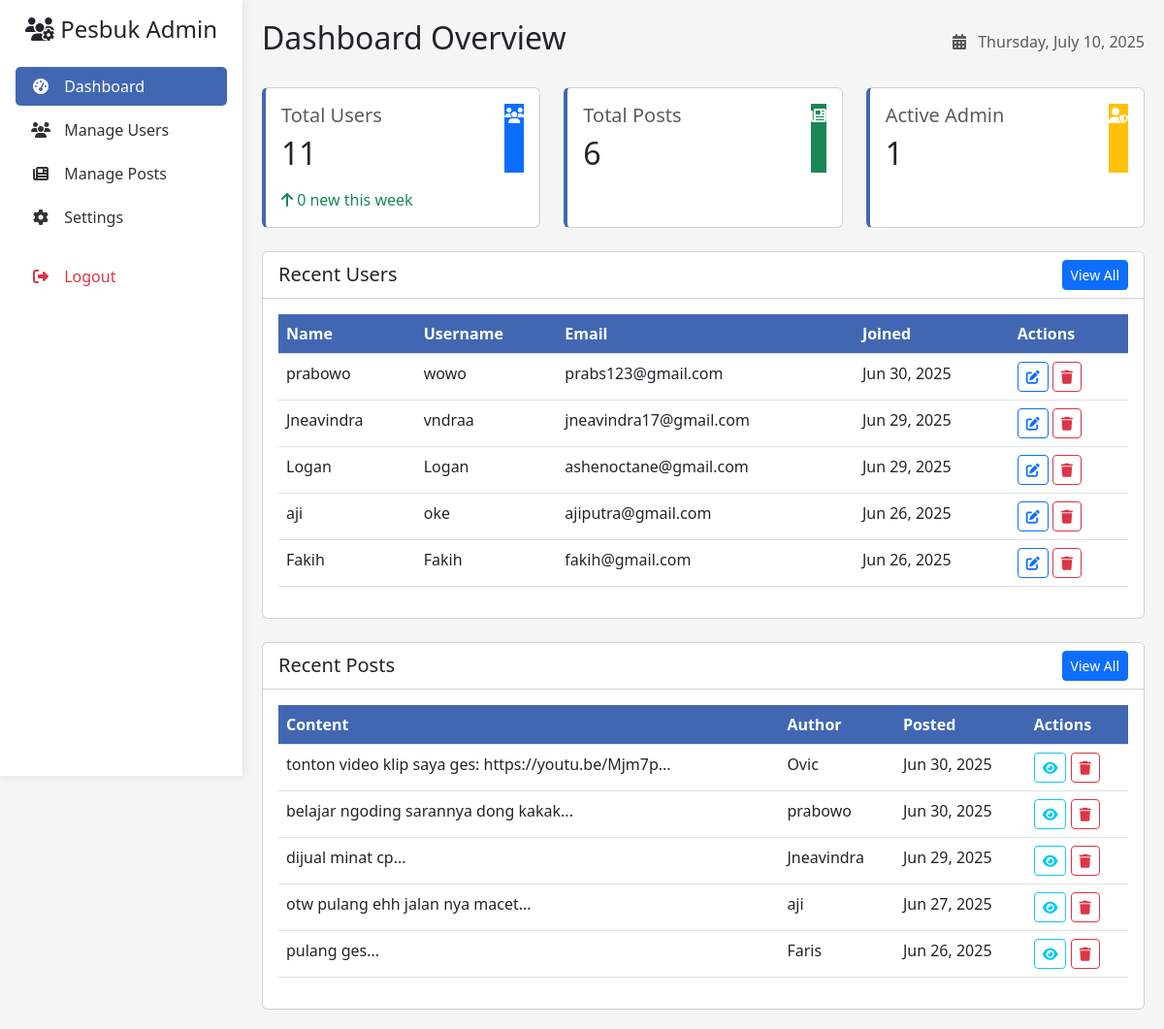
Page /admin/dashboard.php (signed in) on the committed database.
### tables this page shows
CREATE TABLE `users` (
  `id` int(11) NOT NULL,
  `name` varchar(100) NOT NULL,
  `username` varchar(50) NOT NULL,
  `email` varchar(100) NOT NULL,
  `photo` varchar(255) DEFAULT NULL,
  `password` varchar(255) NOT NULL,
  `full_name` varchar(100) DEFAULT NULL,
  `profile_picture` varchar(255) DEFAULT NULL,
  `bio` text DEFAULT NULL,
  `created_at` datetime DEFAULT current_timestamp(),
  `birthdate` date DEFAULT NULL,
  `work` varchar(255) DEFAULT NULL,
  `address` varchar(255) DEFAULT NULL,
  `last_active` datetime DEFAULT current_timestamp()
);

CREATE TABLE `posts` (
  `id` int(11) NOT NULL,
  `user_id` int(11) NOT NULL,
  `content` text DEFAULT NULL,
  `image` varchar(255) DEFAULT NULL,
  `created_at` datetime DEFAULT current_timestamp(),
  `photo` varchar(255) DEFAULT NULL
);

### admin/dashboard.php (the view, shortened to what this page needs)
<?php
require_once("auth_admin.php");
$stmt = $db->prepare("SELECT COUNT(*) FROM users");
$stmt->execute();
$total_users = $stmt->fetchColumn();
$stmt = $db->prepare("SELECT COUNT(*) FROM posts");
$stmt->execute();
$total_posts = $stmt->fetchColumn();
$stmt = $db->prepare("SELECT COUNT(*) FROM users WHERE created_at >= DATE_SUB(NOW(), INTERVAL 7 DAY)");
$stmt->execute();
$new_users = $stmt->fetchColumn();
$stmt = $db->prepare("SELECT * FROM users ORDER BY created_at DESC LIMIT 5");
$stmt->execute();
$recent_users = $stmt->fetchAll(PDO::FETCH_ASSOC);
$stmt = $db->prepare("
    SELECT p.*, u.name, u.username
    FROM posts p
    JOIN users u ON p.user_id = u.id
    ORDER BY p.created_at DESC
    LIMIT 5
");
$stmt->execute();
$recent_posts = $stmt->fetchAll(PDO::FETCH_ASSOC);
?>
<!DOCTYPE html>
<html lang="en">
<head>
    <link rel="stylesheet" href="https://cdn.jsdelivr.net/npm/bootstrap@5.3.0/dist/css/bootstrap.min.css">
    <link rel="stylesheet" href="https://cdnjs.cloudflare.com/ajax/libs/font-awesome/6.4.0/css/all.min.css">
</head>
<body>
    <div class="sidebar p-3">
        <h4 class="text-center mb-4">
            <i class="fas fa-users-cog"></i> Pesbuk Admin
        </h4>
        <ul class="nav flex-column">
            <li class="nav-item">
                <a class="nav-link active" href="dashboard.php">
                    <i class="fas fa-tachometer-alt"></i> Dashboard
                </a>
            </li>
            <li class="nav-item">
                <a class="nav-link" href="users.php">
                    <i class="fas fa-users"></i> Manage Users
                </a>
            </li>
            <li class="nav-item">
                <a class="nav-link" href="posts.php">
                    <i class="fas fa-newspaper"></i> Manage Posts
                </a>
            </li>
            <li class="nav-item">
                <a class="nav-link" href="settings.php">
                    <i class="fas fa-cog"></i> Settings
                </a>
            </li>
            <li class="nav-item mt-3">
                <a class="nav-link text-danger" href="logout.php">
                    <i class="fas fa-sign-out-alt"></i> Logout
                </a>
            </li>
        </ul>
    </div>
    <div class="main-content">
        <div class="d-flex justify-content-between align-items-center mb-4">
            <h2>Dashboard Overview</h2>
            <div class="text-muted">
                <i class="fas fa-calendar-alt me-2"></i> <?php echo date('l, F j, Y'); ?>
            </div>
        </div>
        <div class="row mb-4">
            <div class="col-md-4">
                <div class="card card-stat h-100">
                    <div class="card-body">
                        <div class="d-flex justify-content-between">
                            <div>
                                <h5 class="card-title text-muted">Total Users</h5>
                                <h2 class="mb-0"><?php echo $total_users; ?></h2>
                            </div>
                            <div class="icon-circle bg-primary text-white">
                                <i class="fas fa-users"></i>
                            </div>
                        </div>
                        <div class="mt-3">
                            <span class="text-success">
                                <i class="fas fa-arrow-up"></i> <?php echo $new_users; ?> new this week
                            </span>
                        </div>
                    </div>
                </div>
            </div>
            <div class="col-md-4">
                <div class="card card-stat h-100">
                    <div class="card-body">
                        <div class="d-flex justify-content-between">
                            <div>
                                <h5 class="card-title text-muted">Total Posts</h5>
                                <h2 class="mb-0"><?php echo $total_posts; ?></h2>
                            </div>
                            <div class="icon-circle bg-success text-white">
                                <i class="fas fa-newspaper"></i>
                            </div>
                        </div>
                    </div>
                </div>
            </div>
            <div class="col-md-4">
                <div class="card card-stat h-100">
                    <div class="card-body">
                        <div class="d-flex justify-content-between">
                            <div>
                                <h5 class="card-title text-muted">Active Admin</h5>
                                <h2 class="mb-0">1</h2>
                            </div>
                            <div class="icon-circle bg-warning text-white">
                                <i class="fas fa-user-shield"></i>
                            </div>
                        </div>
                    </div>
                </div>
            </div>
        </div>
        <div class="card mb-4">
            <div class="card-header bg-white d-flex justify-content-between align-items-center">
                <h5 class="mb-0">Recent Users</h5>
                <a href="users.php" class="btn btn-sm btn-primary">View All</a>
            </div>
            <div class="card-body">
                <div class="table-responsive">
                    <table class="table table-hover">
                        <thead>
                            <tr>
                                <th>Name</th>
                                <th>Username</th>
                                <th>Email</th>
                                <th>Joined</th>
                                <th>Actions</th>
                            </tr>
                        </thead>
                        <tbody>
                            <?php foreach($recent_users as $user): ?>
                            <tr>
                                <td><?php echo htmlspecialchars($user['name']); ?></td>
                                <td><?php echo htmlspecialchars($user['username']); ?></td>
                                <td><?php echo htmlspecialchars($user['email']); ?></td>
                                <td><?php echo date('M j, Y', strtotime($user['created_at'])); ?></td>
                                <td>
                                    <a href="user_edit.php?id=<?php echo $user['id']; ?>" class="btn btn-sm btn-outline-primary">
                                        <i class="fas fa-edit"></i>
                                    </a>
                                    <a href="user_delete.php?id=<?php echo $user['id']; ?>" class="btn btn-sm btn-outline-danger" onclick="return confirm('Are you sure?')">
                                        <i class="fas fa-trash"></i>
                                    </a>
                                </td>
                            </tr>
                            <?php endforeach; ?>
                        </tbody>
                    </table>
                </div>
            </div>
        </div>
        <div class="card">
            <div class="card-header bg-white d-flex justify-content-between align-items-center">
                <h5 class="mb-0">Recent Posts</h5>
                <a href="posts.php" class="btn btn-sm btn-primary">View All</a>
            </div>
            <div class="card-body">
                <div class="table-responsive">
                    <table class="table table-hover">
                        <thead>
                            <tr>
                                <th>Content</th>
                                <th>Author</th>
                                <th>Posted</th>
                                <th>Actions</th>
                            </tr>
                        </thead>
                        <tbody>
                            <?php foreach($recent_posts as $post): ?>
                            <tr>
                                <td><?php echo substr(htmlspecialchars($post['content']), 0, 50); ?>...</td>
                                <td><?php echo htmlspecialchars($post['name']); ?></td>
                                <td><?php echo date('M j, Y', strtotime($post['created_at'])); ?></td>
                                <td>
                                    <a href="post_view.php?id=<?php echo $post['id']; ?>" class="btn btn-sm btn-outline-info">
                                        <i class="fas fa-eye"></i>
                                    </a>
                                    <a href="post_delete.php?id=<?php echo $post['id']; ?>" class="btn btn-sm btn-outline-danger" onclick="return confirm('Are you sure?')">
                                        <i class="fas fa-trash"></i>
                                    </a>
                                </td>
                            </tr>
                            <?php endforeach; ?>
                        </tbody>
                    </table>
                </div>
            </div>
        </div>
    </div>
</body>
</html>

### admin/dashboard.php (style rules this page uses)
:root { --primary-color: #4267B2; --secondary-color: #f8f9fa; }
body { background-color: #f5f5f5; }
.sidebar { background-color: white; min-height: 100vh; box-shadow: 0 0 10px rgba(0,0,0,0.1); position: fixed; width: 250px; }
.main-content { margin-left: 250px; padding: 20px; }
.sidebar .nav-link { color: #333; border-radius: 5px; margin-bottom: 5px; }
.sidebar .nav-link:hover, .sidebar .nav-link.active { background-color: var(--primary-color); color: white !important; }
.sidebar .nav-link i { width: 20px; text-align: center; margin-right: 10px; }
.card-stat { border-left: 4px solid var(--primary-color); transition: transform 0.3s; }
.table th { background-color: var(--primary-color); color: white; }

### rows in the picture
users: name "prabowo", username "wowo", email "prabs123@gmail.com", created_at "Jun 30, 2025"
users: name "Jneavindra", username "vndraa", email "jneavindra17@gmail.com", created_at "Jun 29, 2025"
users: name "Logan", username "Logan", email "ashenoctane@gmail.com", created_at "Jun 29, 2025"
users: name "aji", username "oke", email "ajiputra@gmail.com", created_at "Jun 26, 2025"
users: name "Fakih", username "Fakih", email "fakih@gmail.com", created_at "Jun 26, 2025"
posts: content "tonton video klip saya ges: https://youtu.be/Mjm7p", user.name "Ovic", created_at "Jun 30, 2025"
posts: content "belajar ngoding sarannya dong kakak", user.name "prabowo", created_at "Jun 30, 2025"
posts: content "dijual minat cp", user.name "Jneavindra", created_at "Jun 29, 2025"
posts: content "otw pulang ehh jalan nya macet", user.name "aji", created_at "Jun 27, 2025"
posts: content "pulang ges", user.name "Faris", created_at "Jun 26, 2025"

### other values in the picture
$total_users "11"
$new_users "0"
$total_posts "6"
